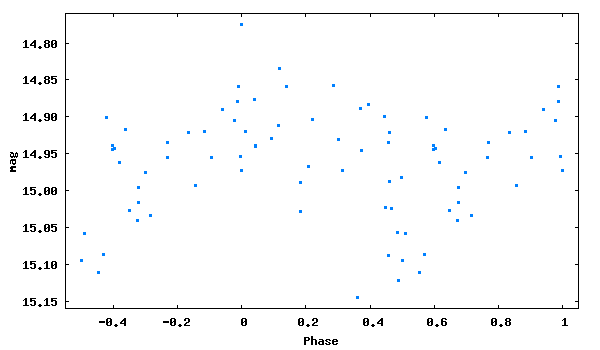

This figure's gnuplot source:
set term png size 600,350 medium
set colors classic
set output 'phase_lc_12.png'
set xlabel 'Phase'
set ylabel 'mag'
#set title 'JDmax = 2447765.43500 + 0.6704898 x E'
set format y '%5.2f'
plot [-0.55:1.05][15.16:14.76] "phase_lc_12.dat" linecolor 3 pointtype 5 pointsize 0.3 title ""
